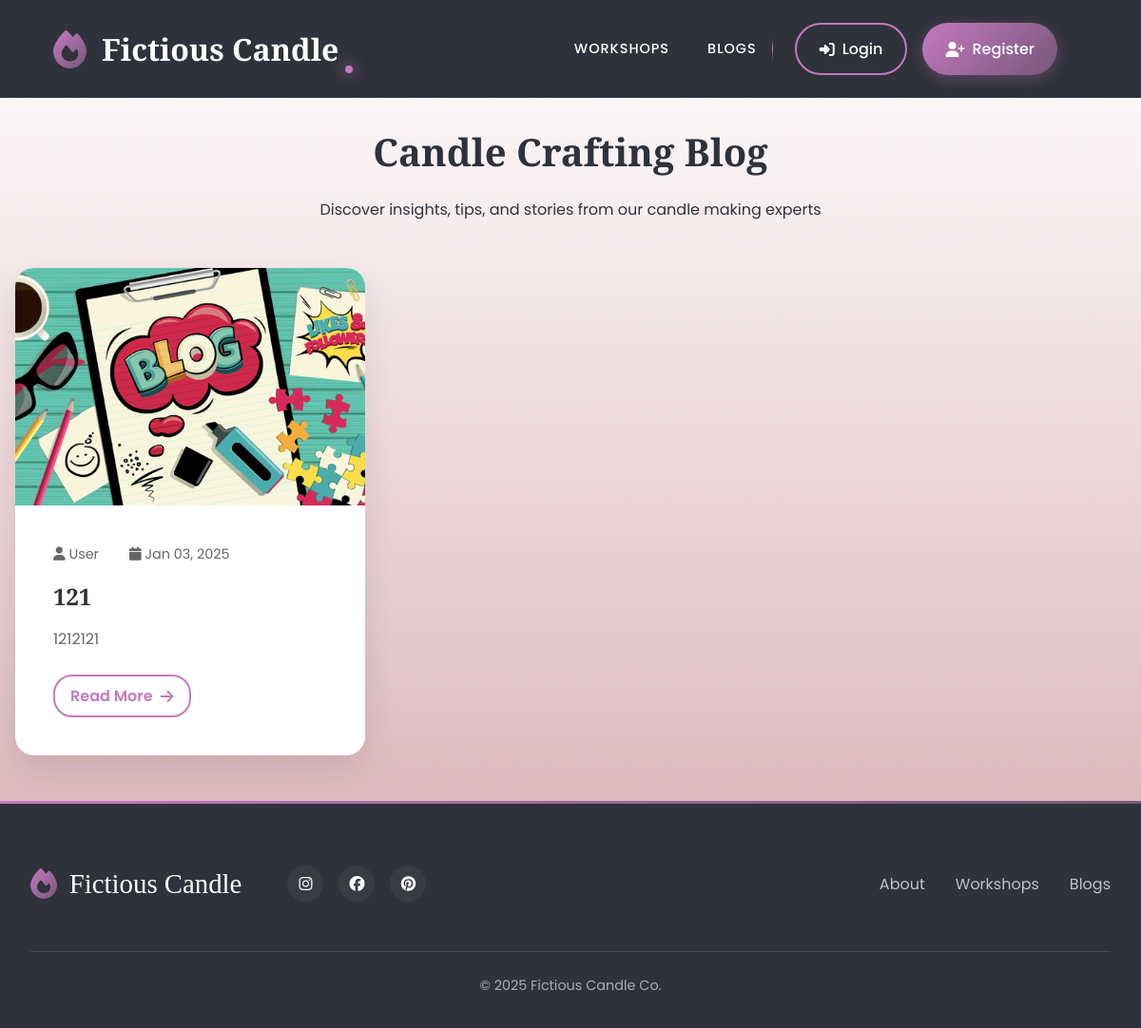
The app's page /blogs/, older data.
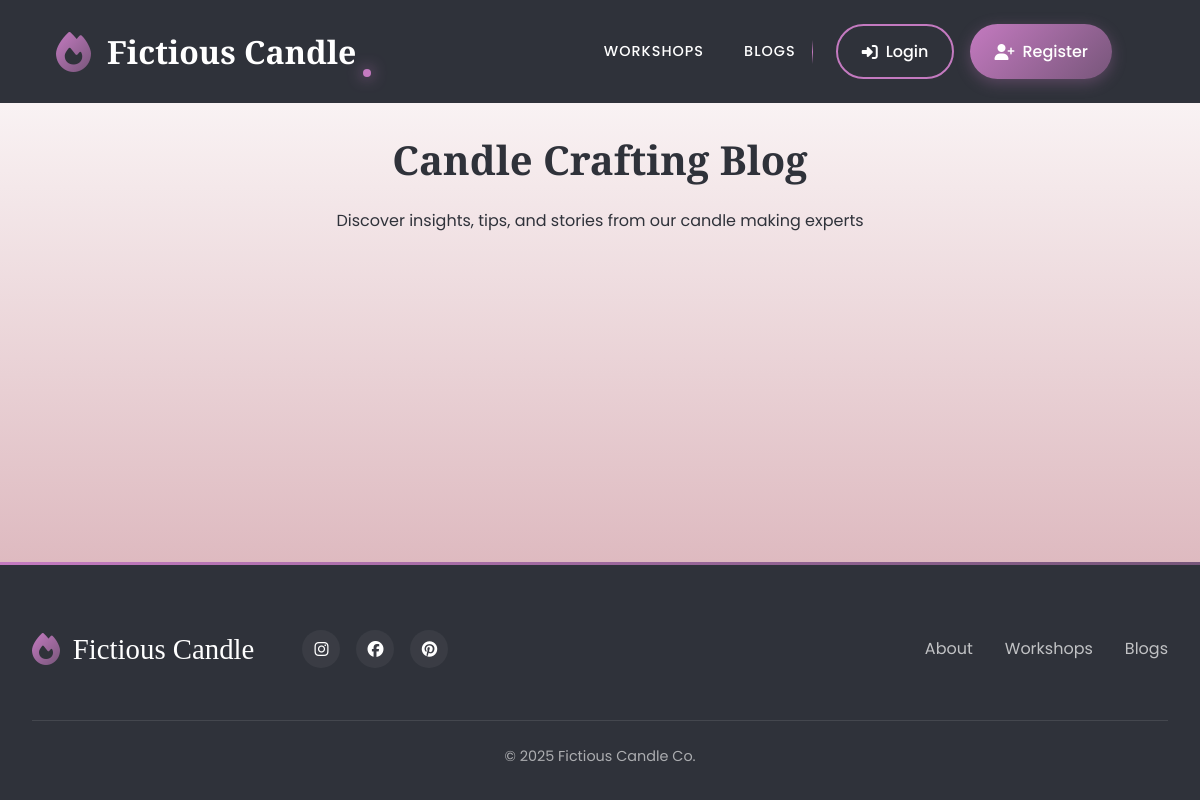
The same page, newer data.
### candle/models.py (models this page shows, shortened)
class Blogpost(models.Model):
    author = models.ForeignKey(
        User,
        on_delete=models.CASCADE,
        related_name='blogposts',
        related_query_name='blogpost'
    )
    title = models.CharField(max_length=255)
    content = models.TextField()
    published_date = models.DateTimeField(auto_now_add=True)
    thumbnail = models.ImageField(
        upload_to='blog_thumbnails/',
        null=True,
        blank=True,
        help_text='Featured image for the blog post'
    )
    class Meta:
        ordering = ("-published_date",)

### candle/views.py (the view)
# urls.py: path("blogs/",BlogListView.as_view(),name="blogs"),
class BlogListView(ListView):
    model = Blogpost
    template_name = 'candle/blogs.html'
    context_object_name = 'blogs'
    paginate_by = 10

### candle/context_processors.py (called while the page is built)
def company_info(request):
    config = {
        "latest_blogs":Blogpost.objects.all()[:6],
        "latest_workshops":CandleWorkshop.objects.all()[:6]
    }
    try:
        config.update(Config.objects.first().as_dict())
    except Exception as e:
        pass
    return config

### candle/models.py (called while the page is built)
    def as_dict(self):
        return {
            'site_name': self.site_name or '',
            'site_title': self.site_title or '',
            'site_description': self.site_description or '',
            'facebook_url': self.facebook_url or '',
            'instagram_url': self.instagram_url or '',
            "pinterest_url": self.pinterest_url or ""
        }

### candle/templates/candle/blogs.html (shortened to what this page needs)
{% extends "candle/base.html" %}
{% block content %}
{% include 'candle/fragments/header.html' %}
<main>
    <div class="page-header">
        <h1 class="page-title">Candle Crafting Blog</h1>
        <p>Discover insights, tips, and stories from our candle making experts</p>
    </div>
    <div class="blog-container">
        <div class="blog-grid">
            {% for blog in blogs %}
            {% include 'candle/fragments/blog.html' %}
            {% endfor %}
        </div>
    </div>
</main>
{% include 'candle/fragments/footer.html' %}
{% endblock content %}

### candle/templates/candle/fragments/blog.html
{% load static %}
<article class="blog-card">
    <div class="blog-image">
        {% if blog.thumbnail %}
        <img src="{{blog.thumbnail.url}}" alt="{{blog.title}}">
        {% else %}
        <img src="{% static 'candle/images/blog-default.png' %}" alt="{{blog.title}}">
        {% endif %}
    </div>
    <div class="blog-content">
        <div class="blog-meta">
            <span><i class="fas fa-user"></i> {{blog.author.get_full_name|default:"User"}} </span>
            <span><i class="fas fa-calendar"></i> {{blog.published_date|date:"M d, Y" }}</span>
        </div>
        <h3 class="blog-title">{{blog.title}}</h3>
        <p class="blog-excerpt">{{blog.content|striptags|truncatewords:20}}</p>
        <a href="{% url 'candle:blog_detail' blog.pk %}" class="read-more">
            Read More <i class="fas fa-arrow-right"></i>
        </a>
    </div>
</article>

Row changes from the older to the newer data that the page shows:
removed Blogpost: author.get_full_name "User", published_date "Jan 03, 2025", title "121", content "1212121"
